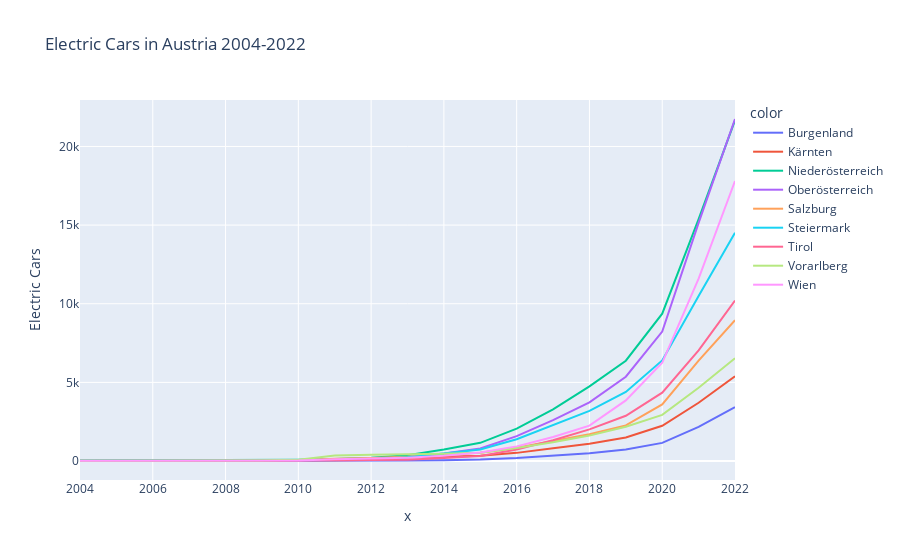

Here is the notebook cell this chart was saved with:
### Code cell
px.line(electro_2022, x=electro_2022.index.get_level_values(1), y='ELECTRICITY', title='Electric Cars in Austria 2004-2022', labels={'ELECTRICITY': 'Electric Cars', 'index': 'Year'}, color=electro_2022.index.get_level_values(0))
#px.line(electro_2022, x=electro_2022.index.get_level_values(1), y='HYBRID', title='Hybrid Cars in Austria 2004-2022', labels={'ELECTRICITY': 'Electric Cars', 'index': 'Year'}, color=electro_2022.index.get_level_values(0))

### Figure 1 — Plotly figure (JSON) as saved in the notebook; plotly's stock layout.template omitted (floating-point values rounded to 4 significant figures)
{"data": [{"hovertemplate": "color=Burgenland<br>x=%{x}<br>Electric Cars=%{y}<extra></extra>", "legendgroup": "Burgenland", "line": {"color": "#636efa", "dash": "solid"}, "marker": {"symbol": "circle"}, "mode": "lines", "name": "Burgenland", "orientation": "v", "showlegend": true, "type": "scatter", "x": [2004, 2005, 2006, 2007, 2008, 2009, 2010, 2011, 2012, 2013, 2014, 2015, 2016, 2017, 2018, 2019, 2020, 2021, 2022], "xaxis": "x", "y": [1, 1, 1, 1, 1, 2, 5, 10, 19, 34, 55, 93, 188, 338, 490, 728, 1151, 2172, 3420], "yaxis": "y"}, {"hovertemplate": "color=Kärnten<br>x=%{x}<br>Electric Cars=%{y}<extra></extra>", "legendgroup": "Kärnten", "line": {"color": "#EF553B", "dash": "solid"}, "marker": {"symbol": "circle"}, "mode": "lines", "name": "Kärnten", "orientation": "v", "showlegend": true, "type": "scatter", "x": [2004, 2005, 2006, 2007, 2008, 2009, 2010, 2011, 2012, 2013, 2014, 2015, 2016, 2017, 2018, 2019, 2020, 2021, 2022], "xaxis": "x", "y": [13, 15, 17, 17, 34, 46, 55, 99, 141, 203, 264, 341, 518, 805, 1092, 1492, 2241, 3703, 5388], "yaxis": "y"}, {"hovertemplate": "color=Niederösterreich<br>x=%{x}<br>Electric Cars=%{y}<extra></extra>", "legendgroup": "Niederösterreich", "line": {"color": "#00cc96", "dash": "solid"}, "marker": {"symbol": "circle"}, "mode": "lines", "name": "Niederösterreich", "orientation": "v", "showlegend": true, "type": "scatter", "x": [2004, 2005, 2006, 2007, 2008, 2009, 2010, 2011, 2012, 2013, 2014, 2015, 2016, 2017, 2018, 2019, 2020, 2021, 2022], "xaxis": "x", "y": [40, 46, 49, 51, 52, 65, 78, 128, 207, 368, 731, 1157, 2058, 3290, 4750, 6378, 9369, 15377, 21665], "yaxis": "y"}, {"hovertemplate": "color=Oberösterreich<br>x=%{x}<br>Electric Cars=%{y}<extra></extra>", "legendgroup": "Oberösterreich", "line": {"color": "#ab63fa", "dash": "solid"}, "marker": {"symbol": "circle"}, "mode": "lines", "name": "Oberösterreich", "orientation": "v", "showlegend": true, "type": "scatter", "x": [2004, 2005, 2006, 2007, 2008, 2009, 2010, 2011, 2012, 2013, 2014, 2015, 2016, 2017, 2018, 2019, 2020, 2021, 2022], "xaxis": "x", "y": [8, 4, 6, 9, 9, 11, 19, 63, 126, 254, 471, 799, 1579, 2598, 3733, 5358, 8229, 15141, 21746], "yaxis": "y"}, {"hovertemplate": "color=Salzburg<br>x=%{x}<br>Electric Cars=%{y}<extra></extra>", "legendgroup": "Salzburg", "line": {"color": "#FFA15A", "dash": "solid"}, "marker": {"symbol": "circle"}, "mode": "lines", "name": "Salzburg", "orientation": "v", "showlegend": true, "type": "scatter", "x": [2004, 2005, 2006, 2007, 2008, 2009, 2010, 2011, 2012, 2013, 2014, 2015, 2016, 2017, 2018, 2019, 2020, 2021, 2022], "xaxis": "x", "y": [9, 7, 3, 3, 2, 4, 44, 142, 191, 266, 393, 526, 850, 1267, 1700, 2268, 3600, 6383, 8957], "yaxis": "y"}, {"hovertemplate": "color=Steiermark<br>x=%{x}<br>Electric Cars=%{y}<extra></extra>", "legendgroup": "Steiermark", "line": {"color": "#19d3f3", "dash": "solid"}, "marker": {"symbol": "circle"}, "mode": "lines", "name": "Steiermark", "orientation": "v", "showlegend": true, "type": "scatter", "x": [2004, 2005, 2006, 2007, 2008, 2009, 2010, 2011, 2012, 2013, 2014, 2015, 2016, 2017, 2018, 2019, 2020, 2021, 2022], "xaxis": "x", "y": [12, 11, 10, 10, 11, 15, 18, 47, 110, 233, 483, 731, 1383, 2279, 3188, 4391, 6393, 10487, 14510], "yaxis": "y"}, {"hovertemplate": "color=Tirol<br>x=%{x}<br>Electric Cars=%{y}<extra></extra>", "legendgroup": "Tirol", "line": {"color": "#FF6692", "dash": "solid"}, "marker": {"symbol": "circle"}, "mode": "lines", "name": "Tirol", "orientation": "v", "showlegend": true, "type": "scatter", "x": [2004, 2005, 2006, 2007, 2008, 2009, 2010, 2011, 2012, 2013, 2014, 2015, 2016, 2017, 2018, 2019, 2020, 2021, 2022], "xaxis": "x", "y": [6, 5, 4, 6, 6, 8, 14, 36, 62, 87, 193, 321, 734, 1316, 2010, 2877, 4348, 7030, 10204], "yaxis": "y"}, {"hovertemplate": "color=Vorarlberg<br>x=%{x}<br>Electric Cars=%{y}<extra></extra>", "legendgroup": "Vorarlberg", "line": {"color": "#B6E880", "dash": "solid"}, "marker": {"symbol": "circle"}, "mode": "lines", "name": "Vorarlberg", "orientation": "v", "showlegend": true, "type": "scatter", "x": [2004, 2005, 2006, 2007, 2008, 2009, 2010, 2011, 2012, 2013, 2014, 2015, 2016, 2017, 2018, 2019, 2020, 2021, 2022], "xaxis": "x", "y": [17, 16, 17, 17, 16, 54, 84, 354, 396, 417, 459, 523, 833, 1193, 1616, 2178, 2931, 4655, 6530], "yaxis": "y"}, {"hovertemplate": "color=Wien<br>x=%{x}<br>Electric Cars=%{y}<extra></extra>", "legendgroup": "Wien", "line": {"color": "#FF97FF", "dash": "solid"}, "marker": {"symbol": "circle"}, "mode": "lines", "name": "Wien", "orientation": "v", "showlegend": true, "type": "scatter", "x": [2004, 2005, 2006, 2007, 2008, 2009, 2010, 2011, 2012, 2013, 2014, 2015, 2016, 2017, 2018, 2019, 2020, 2021, 2022], "xaxis": "x", "y": [22, 22, 20, 17, 15, 18, 36, 110, 137, 208, 337, 541, 930, 1532, 2252, 3853, 6245, 11591, 17805], "yaxis": "y"}], "layout": {"legend": {"title": {"text": "color"}, "tracegroupgap": 0}, "title": {"text": "Electric Cars in Austria 2004-2022"}, "xaxis": {"anchor": "y", "domain": [0, 1], "title": {"text": "x"}}, "yaxis": {"anchor": "x", "domain": [0, 1], "title": {"text": "Electric Cars"}}}}
